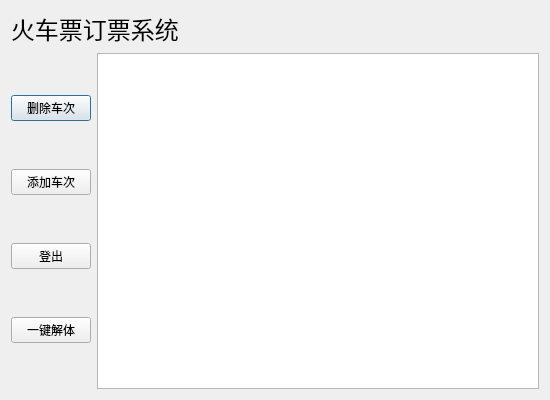
<?xml version="1.0" encoding="UTF-8"?>
<ui version="4.0">
 <class>adminmainwindow</class>
 <widget class="QDialog" name="adminmainwindow">
  <property name="geometry">
   <rect>
    <x>0</x>
    <y>0</y>
    <width>550</width>
    <height>400</height>
   </rect>
  </property>
  <property name="windowTitle">
   <string>Dialog</string>
  </property>
  <layout class="QVBoxLayout" name="verticalLayout_2">
   <item>
    <widget class="QLabel" name="label">
     <property name="font">
      <font>
       <family>微软雅黑 Light</family>
       <pointsize>18</pointsize>
      </font>
     </property>
     <property name="text">
      <string>火车票订票系统</string>
     </property>
    </widget>
   </item>
   <item>
    <layout class="QHBoxLayout" name="horizontalLayout">
     <item>
      <layout class="QVBoxLayout" name="verticalLayout">
       <item>
        <widget class="QPushButton" name="pushButton">
         <property name="text">
          <string>删除车次</string>
         </property>
        </widget>
       </item>
       <item>
        <widget class="QPushButton" name="pushButton_2">
         <property name="text">
          <string>添加车次</string>
         </property>
        </widget>
       </item>
       <item>
        <widget class="QPushButton" name="pushButton_3">
         <property name="text">
          <string>登出</string>
         </property>
        </widget>
       </item>
       <item>
        <widget class="QPushButton" name="pushButton_4">
         <property name="text">
          <string>一键解体</string>
         </property>
        </widget>
       </item>
      </layout>
     </item>
     <item>
      <widget class="QTextBrowser" name="textBrowser"/>
     </item>
    </layout>
   </item>
  </layout>
 </widget>
 <resources/>
 <connections/>
</ui>
